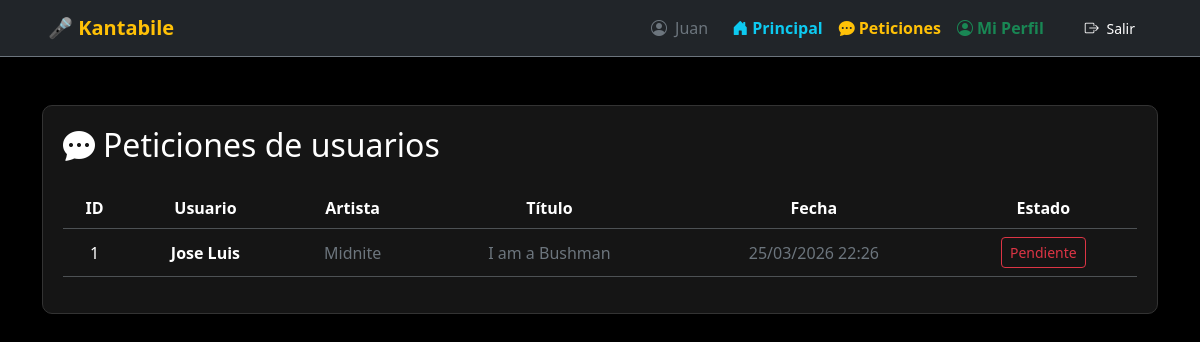
Screenshot of /administrador/peticiones_admin.php (signed in) with the database file from the repository.
### tables this page shows
CREATE TABLE `peticiones` (
  `id_peticion` int(11) NOT NULL,
  `usuario` int(11) NOT NULL,
  `artista` varchar(50) NOT NULL,
  `titulo` varchar(50) NOT NULL,
  `estado` tinyint(1) NOT NULL DEFAULT 0 COMMENT '0 - pendiente\r\n1 - realizado',
  `fechaHora` timestamp NOT NULL DEFAULT current_timestamp() ON UPDATE current_timestamp()
);

CREATE TABLE `usuarios` (
  `id` int(11) NOT NULL,
  `nombre` varchar(100) NOT NULL,
  `email` varchar(100) NOT NULL,
  `passwd` varchar(255) NOT NULL,
  `rol` int(11) NOT NULL DEFAULT 1 COMMENT '1-Usuario\r\n2-Administrador',
  `estado` tinyint(1) NOT NULL COMMENT '0 - activo\r\n1 - bloqueado',
  `registrado` timestamp NOT NULL DEFAULT current_timestamp() ON UPDATE current_timestamp()
);

### administrador/peticiones_admin.php (the view, shortened to what this page needs)
<?php
include("../includes/conexion.php");
$consulta = "SELECT  p.id_peticion, p.usuario, u.nombre AS nombre_usuario, p.artista, p.titulo, p.estado, p.fechaHora
             FROM peticiones p, usuarios u
             WHERE p.usuario = u.id
             ORDER BY p.fechaHora DESC";
$resultado = mysqli_query($conn, $consulta);
?>
<!DOCTYPE html>
<html lang="es">
<head>
    <link href="https://cdn.jsdelivr.net/npm/bootstrap@5.3.2/dist/css/bootstrap.min.css" rel="stylesheet">
    <link rel="stylesheet" href="https://cdn.jsdelivr.net/npm/bootstrap-icons@1.11.1/font/bootstrap-icons.css">
</head>
<body>
    <?php include("../includes/navbar.php"); ?>
    <div class="container mt-5">
        <div class="card-dark">
            <h2 class="mb-4"><i class="bi bi-chat-dots-fill me-2"></i>Peticiones de usuarios</h2>
            <table class="table table-dark table-hover align-middle text-center">
                <thead>
                    <tr>
                        <th>ID</th>
                        <th>Usuario</th>
                        <th>Artista</th>
                        <th>Título</th>
                        <th>Fecha</th>
                        <th>Estado</th>
                    </tr>
                </thead>
                <tbody>
                    <?php if (mysqli_num_rows($resultado) > 0) { ?>
                        <?php while ($row = mysqli_fetch_assoc($resultado)) {
                            $completa = $row['estado'] == 1;
                            $btn_color = $completa ? 'btn-outline-success' : 'btn-outline-danger';
                            $btn_texto = $completa ? 'Completo' : 'Pendiente';
                            $nombre_usuario = $row['nombre_usuario'];
                        ?>
                            <tr>
                                <td><?php echo $row['id_peticion']; ?></td>
                                <td><strong><?php echo $nombre_usuario; ?></strong></td>
                                <td class="text-secondary"><?php echo $row['artista']; ?></td>
                                <td class="text-secondary"><?php echo $row['titulo']; ?></td>
                                <td class="text-secondary"><?php echo date('d/m/Y H:i', strtotime($row['fechaHora'])); ?></td>
                                <td class="text-center">
                                    <form method="POST" class="d-inline">
                                        <button type="submit" name="cambiar_estado" class="btn btn-sm <?php echo $btn_color; ?>">
                                            <?php echo $btn_texto; ?>
                                        </button>
                                    </form>
                                </td>
                            </tr>
                        <?php } ?>
                    <?php } else { ?>
                        <tr>
                            <td colspan="6" class="text-center text-secondary">No hay peticiones registradas.</td>
                        </tr>
                    <?php } ?>
                </tbody>
            </table>
        </div>
    </div>
</body>
</html>

### administrador/peticiones_admin.php (style rules this page uses)
body { background-color: #000; color: white; }
.card-dark { background-color: #151515; border: 1px solid #333; padding: 20px; border-radius: 10px; }
.table-dark { --bs-table-bg: #151515; }

### rows the page displays
peticiones: id_peticion "1", usuario.nombre "Jose Luis", artista "Midnite", titulo "I am a Bushman", fechaHora "25/03/2026 22:26", estado "Pendiente"

### other values shown
$_SESSION["nombre"] "Juan"
